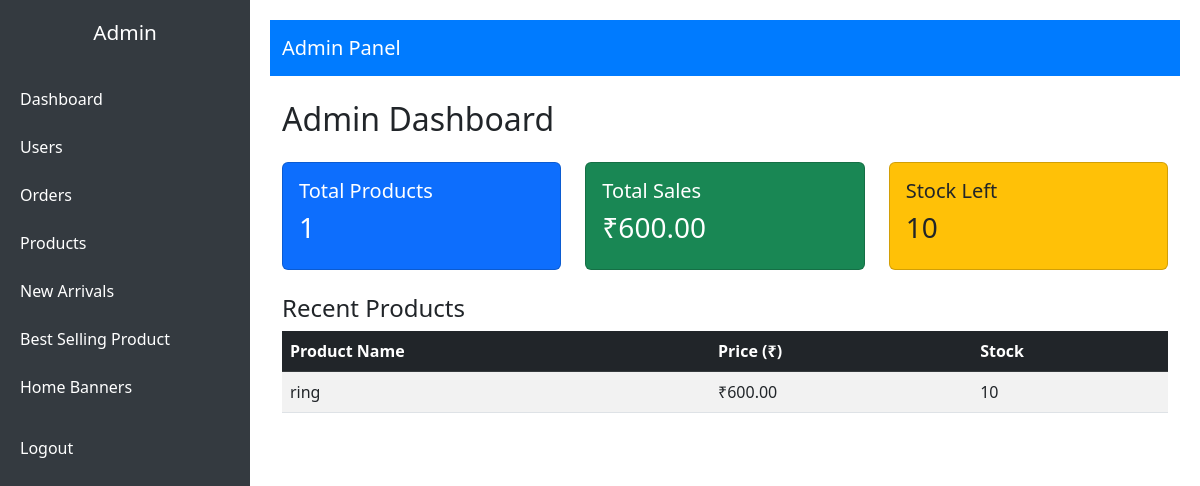
Page /dashboard/ (signed in) on the earlier database version.
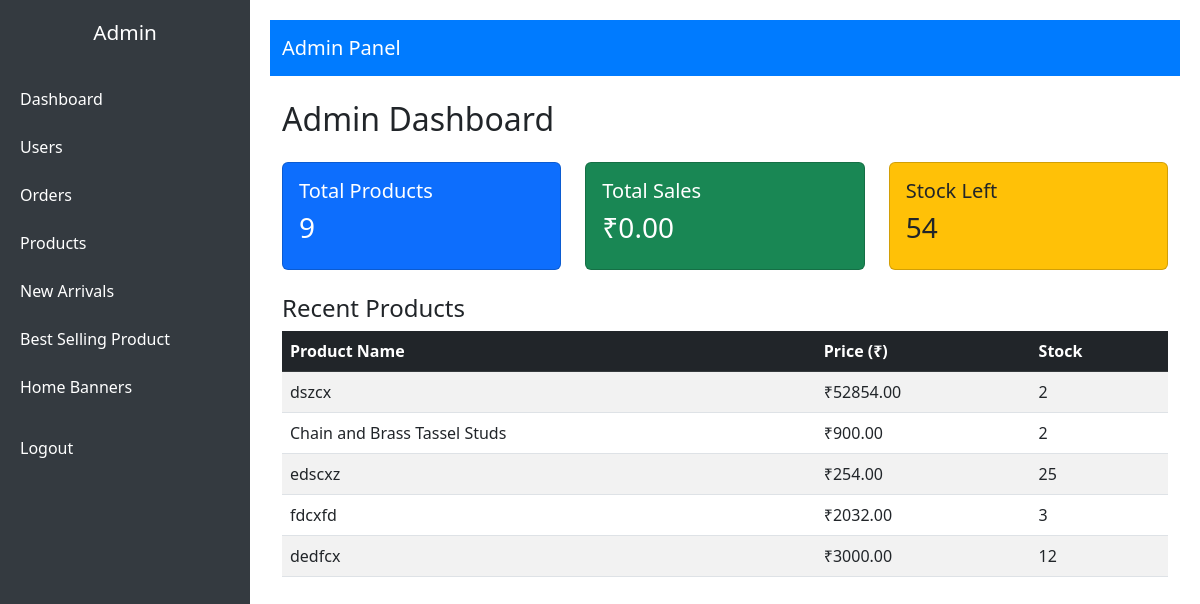
Same page on the later database version.
### justdil/models.py (models this page shows, shortened)
class Product(models.Model):
    GENDER_CHOICES = [
        ('Men', 'Men'),
        ('Women', 'Women'),
        ('Kids', 'Kids'),
    ]
    CATEGORY_CHOICES = [
        ('Ring', 'Ring'),
        ('Necklace', 'Necklace'),
        ('Earring', 'Earring'),
        ('Bracelet', 'Bracelet'),
        ('Jewelry_Set', 'Jewelry_Set'),
        ('Jewellery', 'Jewellery'),
        ('Hair_Accessories', 'Hair_Accessories'),
        ('Toys', 'Toys'),
        ('Bags&More', 'Bags&More'),
    ]
    name = models.CharField(max_length=255)
    gender_category = models.CharField(max_length=10, choices=GENDER_CHOICES)
    category = models.CharField(max_length=20, choices=CATEGORY_CHOICES)
    size = models.CharField(max_length=50, blank=True, null=True,default='')  # Example: "6", "M", "18cm"
    price = models.DecimalField(max_digits=10, decimal_places=2)
    stock = models.PositiveIntegerField()
    description = models.TextField(blank=True, null=True)
    image = models.ImageField(upload_to='products_image/', blank=True, null=True)
    created_at = models.DateTimeField(auto_now_add=True)
    j_type = models.CharField(max_length=10,default='',blank=True,null=True)
    discount = models.DecimalField(max_digits=10, decimal_places=2, default=0)
    tags = models.ManyToManyField(CategoryTag, blank=True)
    visible_when_out_of_stock = models.BooleanField(default=False)

### justdil/views.py (the view)
# urls.py: path('dashboard/', views.dashboard, name='dashboard'),
def dashboard(request):
    if not request.user.is_staff:
        return redirect('j_d_admin')
    else:
        total_products = Product.objects.count()
        total_sales = Order.objects.aggregate(total=Sum('total'))['total'] or 0
        total_stock = Product.objects.aggregate(total=Sum('stock'))['total'] or 0
        recent_products = Product.objects.order_by('-id')[:5]  # Show last 5 added products
        context = {
            'total_products': total_products,
            'total_sales': total_sales,
            'total_stock': total_stock,
            'recent_products': recent_products
        }
        return render(request, "admin/dashboard.html", context)

### templates/admin/dashboard.html (shortened to what this page needs)
{% extends 'admin/admin.html' %}
{% block content %}
<div class="container">
    <h2 class="mb-4">Admin Dashboard</h2>
    <div class="row">
        <div class="col-md-4">
            <div class="card bg-primary text-white">
                <div class="card-body">
                    <h5>Total Products</h5>
                    <h3>{{ total_products }}</h3>
                </div>
            </div>
        </div>
        <div class="col-md-4">
            <div class="card bg-success text-white">
                <div class="card-body">
                    <h5>Total Sales</h5>
                    <h3>₹{{ total_sales|floatformat:2 }}</h3>
                </div>
            </div>
        </div>
        <div class="col-md-4">
            <div class="card bg-warning text-dark">
                <div class="card-body">
                    <h5>Stock Left</h5>
                    <h3>{{ total_stock }}</h3>
                </div>
            </div>
        </div>
    </div>
    <div class="mt-4">
        <h4>Recent Products</h4>
        <table class="table table-striped">
            <thead class="table-dark">
                <tr>
                    <th>Product Name</th>
                    <th>Price (₹)</th>
                    <th>Stock</th>
                </tr>
            </thead>
            <tbody>
                {% for product in recent_products %}
                <tr>
                    <td>{{ product.name }}</td>
                    <td>₹{{ product.price|floatformat:2 }}</td>
                    <td>{{ product.stock }}</td>
                </tr>
                {% empty %}
                <tr>
                    <td colspan="3" class="text-center text-muted">No recent products.</td>
                </tr>
                {% endfor %}
            </tbody>
        </table>
    </div>
</div>
{% endblock %}

### templates/admin/admin.html (shortened to what this page needs)
<!DOCTYPE html>
<html lang="en">
{% load static %}
<head>
    <link href="https://cdn.jsdelivr.net/npm/bootstrap@5.3.0/dist/css/bootstrap.min.css" rel="stylesheet">
</head>
<body>
    <div class="sidebar">
        <h4 class="text-center">Admin</h4>
        <a href="{% url 'dashboard' %}">Dashboard</a>
        <a href="{% url 'users' %}">Users</a>
        <a href="{% url 'orders' %}">Orders</a>
        <a href="{% url 'products' %}">Products</a>
        <a href="{% url 'add_new_arrival' %}">New Arrivals</a>
        <a href="{% url 'best_product' %}">Best Selling Product</a>
        <a href="{% url 'manage_banners' %}">Home Banners</a>
        <form method="post" action="{% url 'logout' %}" class="logout-form">
            <button type="submit" class="logout-btn">Logout</button>
        </form>
    </div>
    <div class="content">
        <nav class="navbar navbar-expand-lg navbar-dark">
            <div class="container-fluid">
                <a class="navbar-brand" href="#">Admin Panel</a>
            </div>
        </nav>
        <div class="mt-4">
            {% block content %}{% endblock %}
        </div>
    </div>
</body>
</html>

### templates/admin/admin.html (style rules this page uses)
body { display: flex; min-height: 100vh; margin: 0; }
.sidebar { width: 250px; background-color: #343a40; color: white; position: fixed; height: 100%; padding-top: 20px; overflow-y: auto; }
.sidebar h4 { font-size: 1.3rem; margin-bottom: 30px; }
.sidebar a { color: white; text-decoration: none; padding: 12px 20px; display: block; }
.content { margin-left: 250px; padding: 20px; width: 100%; }
.navbar { background-color: #007bff !important; }
.navbar a { color: white !important; }
.logout-form { padding: 0 20px; margin-top: 15px; }
.logout-btn { background: none; color: white; border: none; padding: 10px 0; display: block; text-align: left; width: 100%; }

Differences in the rows shown:
removed Product: name "ring", price "600.00", stock "10"
added Product: name "dszcx", price "52854.00", stock "2"
added Product: name "Chain and Brass Tassel Studs", price "900.00", stock "2"
added Product: name "edscxz", price "254.00", stock "25"
added Product: name "fdcxfd", price "2032.00", stock "3"
added Product: name "dedfcx", price "3000.00", stock "12"
Other differences:
{{ total_products }}: "1" → "9"
{{ total_sales|floatformat:2 }}: "600.00" → "0.00"
{{ total_stock }}: "10" → "54"
